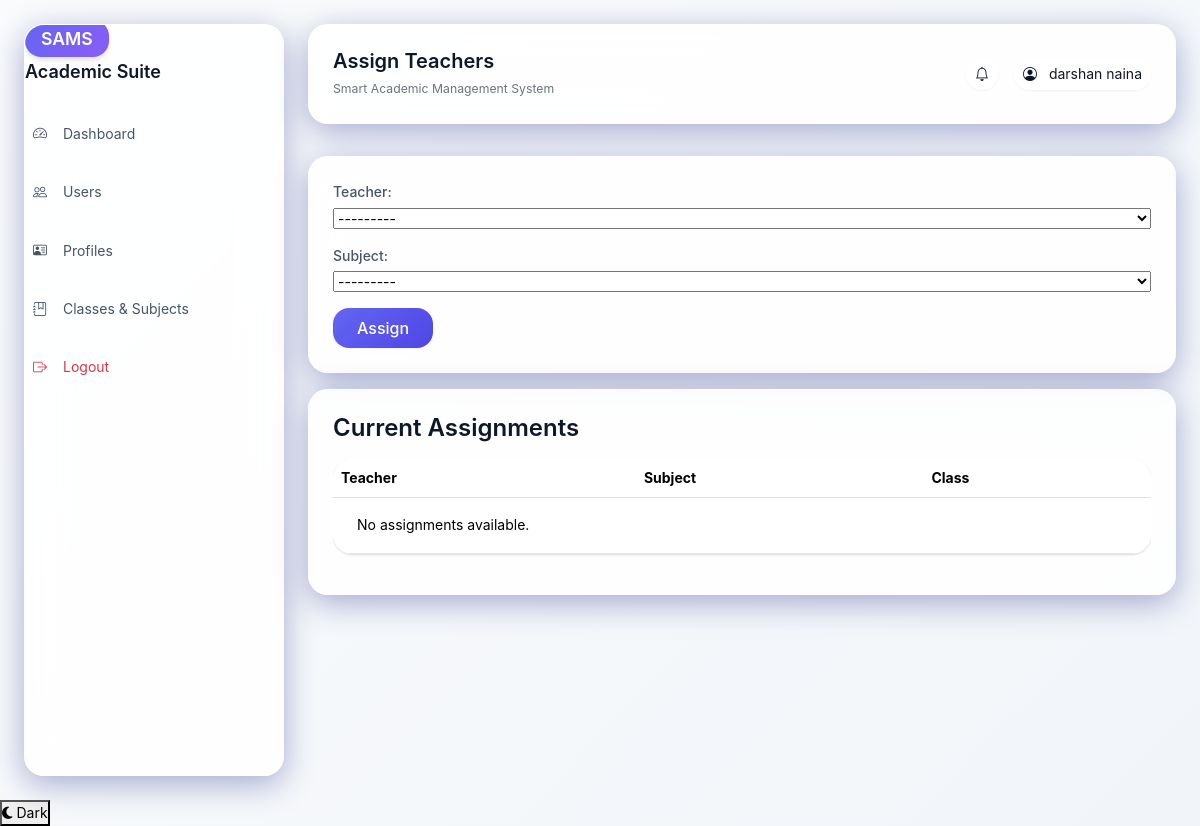
Before: /admin-panel/assign-teachers/ (signed in) with the older database file.
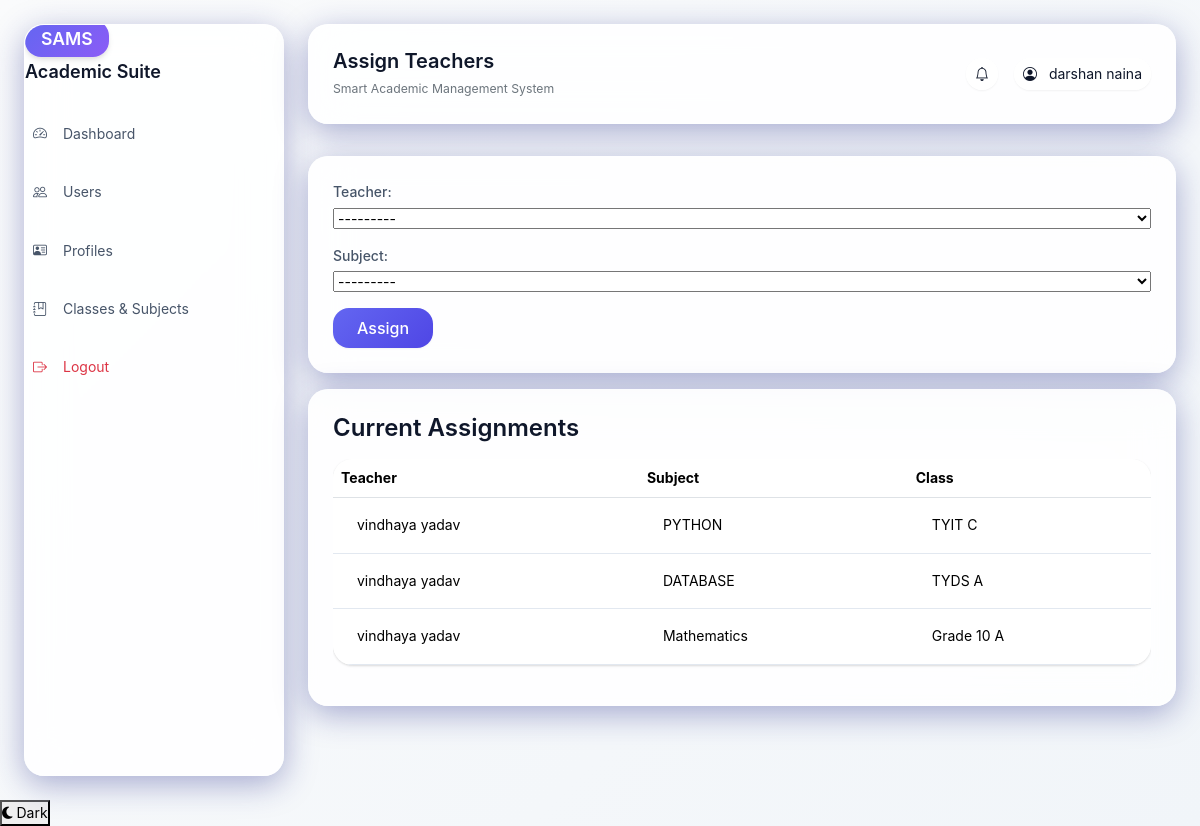
After: the same page with the newer database file.
### accounts/models.py (models this page shows, shortened)
class TeacherSubjectAssignment(models.Model):
    teacher = models.ForeignKey(TeacherProfile, on_delete=models.CASCADE, related_name="assignments")
    subject = models.ForeignKey(Subject, on_delete=models.CASCADE, related_name="teacher_assignments")
    class Meta:
        unique_together = ("teacher", "subject")

class TeacherProfile(models.Model):
    user = models.OneToOneField(settings.AUTH_USER_MODEL, on_delete=models.CASCADE)
    employee_id = models.CharField(max_length=30, unique=True)
    def __str__(self):
        return f"{self.user.get_full_name() or self.user.username}"

class CustomUser(AbstractUser):
    class Role(models.TextChoices):
        ADMIN = "ADMIN", "Admin"
        TEACHER = "TEACHER", "Teacher"
        STUDENT = "STUDENT", "Student"
    role = models.CharField(max_length=20, choices=Role.choices, default=Role.STUDENT)

class Subject(models.Model):
    name = models.CharField(max_length=100)
    code = models.CharField(max_length=20, unique=True)
    academic_class = models.ForeignKey(AcademicClass, on_delete=models.CASCADE, related_name="subjects")
    class Meta:
        unique_together = ("name", "academic_class")
        ordering = ["academic_class__name", "name"]
    def __str__(self):
        return f"{self.name} ({self.academic_class})"

class AcademicClass(models.Model):
    name = models.CharField(max_length=100, unique=True)
    section = models.CharField(max_length=10, blank=True)
    class Meta:
        ordering = ["name", "section"]
        verbose_name_plural = "Academic classes"
    def __str__(self):
        return f"{self.name} {self.section}".strip()

### admin_panel/views.py (the view)
# urls.py: path("assign-teachers/", assign_teachers, name="assign_teachers"),
@role_required(CustomUser.Role.ADMIN)
def assign_teachers(request):
    form = TeacherAssignmentForm(request.POST or None)
    if request.method == "POST" and form.is_valid():
        form.save()
        messages.success(request, "Teacher assigned to subject.")
        return redirect("admin_panel:assign_teachers")
    assignments = TeacherSubjectAssignment.objects.select_related("teacher__user", "subject__academic_class")
    return render(request, "admin_panel/assign_teachers.html", {"form": form, "assignments": assignments})

### admin_panel/forms.py
class TeacherAssignmentForm(forms.ModelForm):
    class Meta:
        model = TeacherSubjectAssignment
        fields = ("teacher", "subject")

### templates/admin_panel/assign_teachers.html (shortened to what this page needs)
{% extends 'base.html' %}
{% block page_title %}Assign Teachers{% endblock %}
{% block content %}
<section class="glass-card p-4 mb-3" data-aos="fade-up">
    <form method="post" class="grid-form">
        {{ form.as_p }}
        <button type="submit" class="btn btn-primary">Assign</button>
    </form>
</section>
<section class="glass-card p-4" data-aos="fade-up">
    <h3>Current Assignments</h3>
    <div class="table-responsive"><table class="table table-hover align-middle">
        <tr><th>Teacher</th><th>Subject</th><th>Class</th></tr>
        {% for assignment in assignments %}
            <tr>
                <td>{{ assignment.teacher.user.get_full_name|default:assignment.teacher.user.username }}</td>
                <td>{{ assignment.subject.name }}</td>
                <td>{{ assignment.subject.academic_class }}</td>
            </tr>
        {% empty %}
            <tr><td colspan="3">No assignments available.</td></tr>
        {% endfor %}
    </table></div>
</section>
{% endblock %}

Changed rows visible on the page:
added TeacherSubjectAssignment: teacher.user.get_full_name "vindhaya yadav", subject.name "PYTHON", subject.academic_class "TYIT C"
added TeacherSubjectAssignment: teacher.user.get_full_name "vindhaya yadav", subject.name "DATABASE", subject.academic_class "TYDS A"
added TeacherSubjectAssignment: teacher.user.get_full_name "vindhaya yadav", subject.name "Mathematics", subject.academic_class "Grade 10 A"
Other visible differences:
text no longer shown: "No assignments available."
